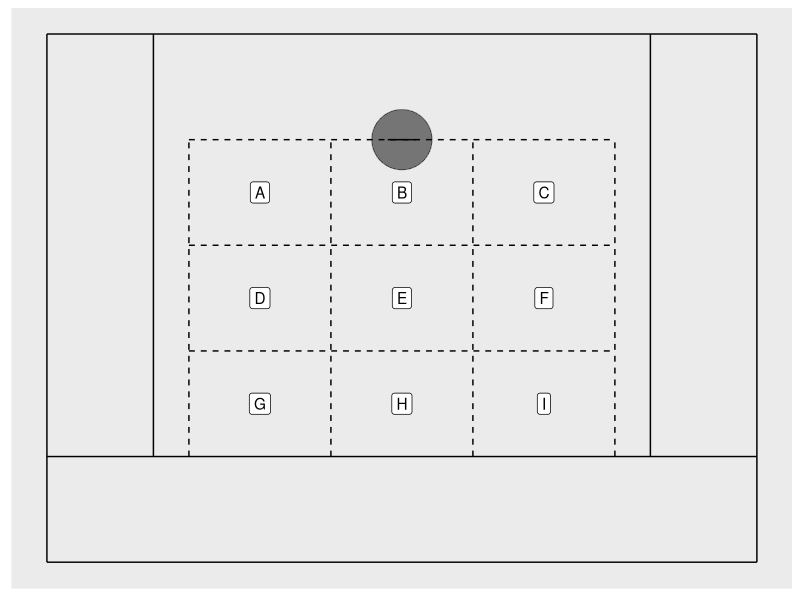
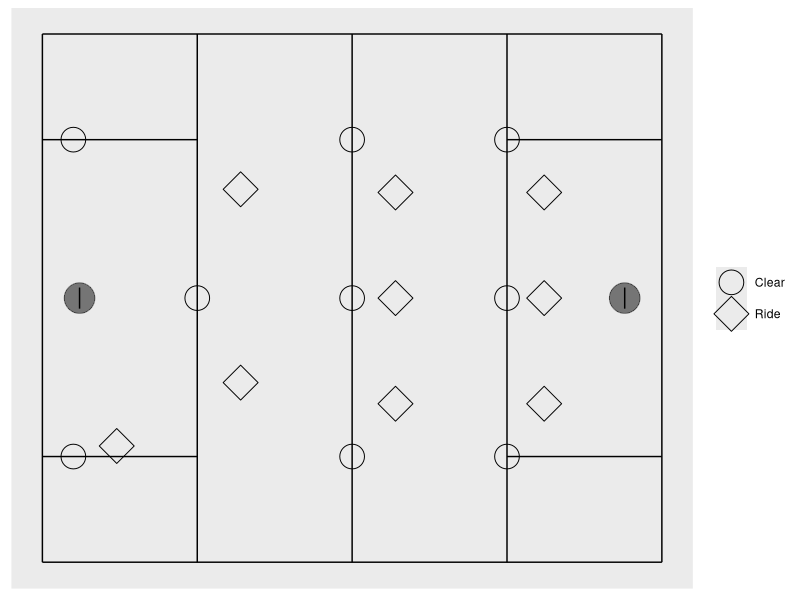
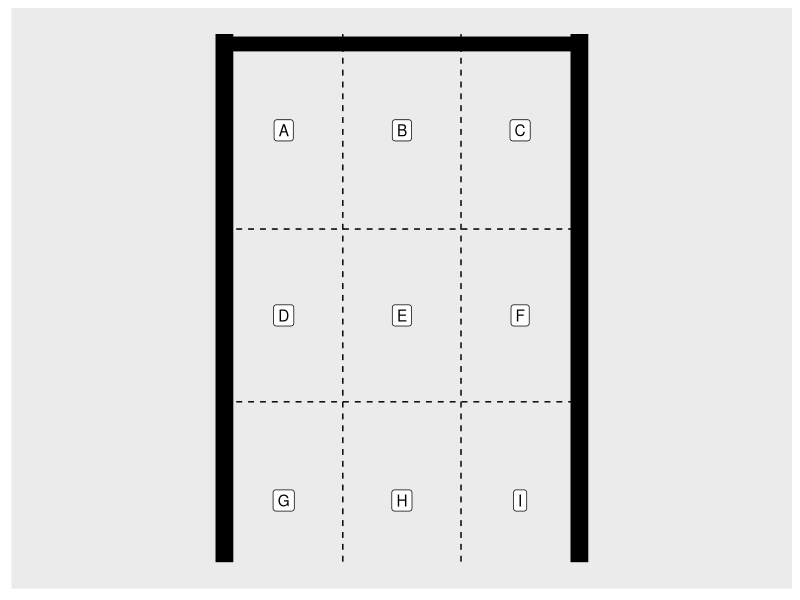

Generate these figures, in order, with R:
## ---- chunk 1
knitr::opts_chunk$set(echo = TRUE)
library(tidyverse)
## ---- chunk 2
Draw.Half.Lax = function() {
ggplot() +
  theme(axis.title.x=element_blank(),
        axis.text.x=element_blank(),
        axis.ticks.x=element_blank(),
        axis.ticks.y=element_blank(),
        axis.title.y=element_blank(),
        axis.text.y=element_blank(),
        panel.grid.major = element_blank(),
        panel.grid.minor = element_blank()) +
  geom_segment(mapping = aes(x=0, y=5, xend=5, yend=5)) +
  geom_segment(mapping = aes(x=0, y=0, xend=5, yend=0)) +
  geom_segment(mapping = aes(x=0, y=0, xend=0, yend=5)) +
  geom_segment(mapping = aes(x=5, y=0, xend=5, yend=5)) +
  geom_segment(mapping = aes(x=0, xend=5, y=1, yend=1)) +
  geom_segment(mapping = aes(x=.75, xend=.75, y=1, yend=5)) +
  geom_segment(mapping = aes(x=4.25, xend=4.25, y=1, yend=5)) +
  geom_point(mapping = aes(x=2.5, y=4), size = 20, alpha = .5, color = "black") +
  geom_segment(mapping = aes(x=2.4, xend=2.6, y=4, yend=4)) +
  geom_segment(mapping = aes(x=1, xend=4, y=4, yend=4), lty=2) +
  geom_segment(mapping = aes(x=1, xend=1, y=1, yend=4), lty=2) +
  geom_segment(mapping = aes(x=1, xend=4, y=2, yend=2), lty=2) +
  geom_segment(mapping = aes(x=4, xend=4, y=1, yend=4), lty=2) +
  geom_segment(mapping = aes(x=1, xend=4, y=3, yend=3), lty=2) +
  geom_segment(mapping = aes(x=2, xend=2, y=1, yend=4), lty=2) +
  geom_segment(mapping = aes(x=3, xend=3, y=1, yend=4), lty=2) +
  geom_label(mapping = aes(x=1.5, y=3.5), label = "A") +
  geom_label(mapping = aes(x=1.5, y=2.5), label = "D") +
  geom_label(mapping = aes(x=1.5, y=1.5), label = "G") +
  geom_label(mapping = aes(x=2.5, y=3.5), label = "B") +
  geom_label(mapping = aes(x=3.5, y=3.5), label = "C") +
  geom_label(mapping = aes(x=3.5, y=2.5), label = "F") +
  geom_label(mapping = aes(x=3.5, y=1.5), label = "I") +
  geom_label(mapping = aes(x=2.5, y=2.5), label = "E") +
  geom_label(mapping = aes(x=2.5, y=1.5), label = "H")
}

Draw.Full.Lax = function(Ride.Clear) {
  ggplot() +
  theme(axis.title.x=element_blank(),
        axis.text.x=element_blank(),
        axis.ticks.x=element_blank(),
        axis.ticks.y=element_blank(),
        axis.title.y=element_blank(),
        axis.text.y=element_blank(),
        panel.grid.major = element_blank(),
        panel.grid.minor = element_blank(),
        legend.title = element_blank()) +
    geom_segment(mapping = aes(x=0, xend=5, y=10, yend=10)) +
    geom_segment(mapping = aes(x=0, xend=5, y=0, yend=0)) +
    geom_segment(mapping = aes(x=0, xend=0, y=0, yend=10)) +
    geom_segment(mapping = aes(x=5, xend=5, y=0, yend=10)) +
    geom_segment(mapping = aes(x=2.5, xend=2.5, y=0, yend=10)) +
    geom_segment(mapping = aes(x=3.75, xend=3.75, y=0, yend=10)) +
    geom_segment(mapping = aes(x= 1.25, xend=1.25, y=0, yend=10)) +
    geom_segment(mapping = aes(x=0, xend=1.25, y=2, yend=2)) +
    geom_segment(mapping = aes(x=0, xend=1.25, y=8, yend=8)) +
    geom_segment(mapping = aes(x=3.75, xend=5, y=2, yend=2)) +
    geom_segment(mapping = aes(x=3.75, xend=5, y=8, yend=8)) +
    geom_point(mapping = aes(x=.3, y=5), size = 10, alpha = .5) +
    geom_point(mapping = aes(x=4.7, y=5), size = 10, alpha = .5) +
    geom_segment(mapping = aes(x=.3, xend=.3, y=4.8, yend=5.2)) +
    geom_segment(mapping = aes(x=4.7, xend=4.7, y=4.8, yend=5.2)) +
    geom_point(mapping = aes(x=Ride.Clear$x, y=Ride.Clear$y, shape = Ride.Clear$Type), show.legend = T, size = 8) +
    scale_shape_manual(values=c(1,5))
}

Goal.Frame = function (Shots.Placement) {
  ggplot() +
    theme(axis.title.x=element_blank(),
          axis.text.x=element_blank(),
          axis.ticks.x=element_blank(),
          axis.ticks.y=element_blank(),
          axis.title.y=element_blank(),
          axis.text.y=element_blank(),
          panel.grid.major = element_blank(),
          panel.grid.minor = element_blank(),
          legend.title = element_blank()) +
    geom_segment(mapping = aes(x=-1, y=1, xend=1, yend=1), size=5) + #top
    geom_segment(mapping = aes(x=-1, y=1.403, xend=-1, yend=-20), size=6) + #left
    geom_segment(mapping = aes(x=1, y=1.403, xend=1, yend=-20), size=6) + #right
    geom_segment(mapping = aes(x=-1, xend=1, y=-13.5, yend=-13.5), lty=2) +
    geom_segment(mapping = aes(x=-1, xend=1, y=-6.5, yend=-6.5), lty=2) + 
    geom_segment(mapping = aes(x=-.333, xend=-.333, y=1.4, yend=-20), lty=2) +
    geom_segment(mapping = aes(x=.333, xend=.333, y=1.4, yend=-20), lty=2) +
    geom_label(mapping = aes(x=-.666, y=-2.5), label="A") +
    geom_label(mapping = aes(x=0, y=-2.5), label="B") +
    geom_label(mapping = aes(x=.666, y=-2.5), label="C") +
    geom_label(mapping = aes(x=-.666, y=-10), label="D") +
    geom_label(mapping = aes(x=0, y=-10), label="E") +
    geom_label(mapping = aes(x=.666, y=-10), label="F") +
    geom_label(mapping = aes(x=-.666, y=-17.5), label="G") +
    geom_label(mapping = aes(x=0, y=-17.5), label="H") +
    geom_label(mapping = aes(x=.666, y=-17.5), label="I") +
    xlim(-2, 2)
}
## ---- chunk 3
Draw.Half.Lax()

Ride.Clear = data.frame(x=(c(.25, 1.25, .25, rep(2.5, 3), rep(3.75, 3), .6, rep(1.6, 2), rep(2.85, 3), rep(4.05, 3))), y=(c(rep(c(2, 5, 8), 3), 2.2, 3.4, 7.06, 3, 5, 7, 3, 5, 7)), Type=(c(rep("Clear", 9), rep("Ride", 9))))
Draw.Full.Lax(Ride.Clear)

Shots.Placement = data.frame(x=rnorm(20, mean=0, sd=.5), y=rnorm(20, mean=0, sd=.5))
Goal.Frame()
